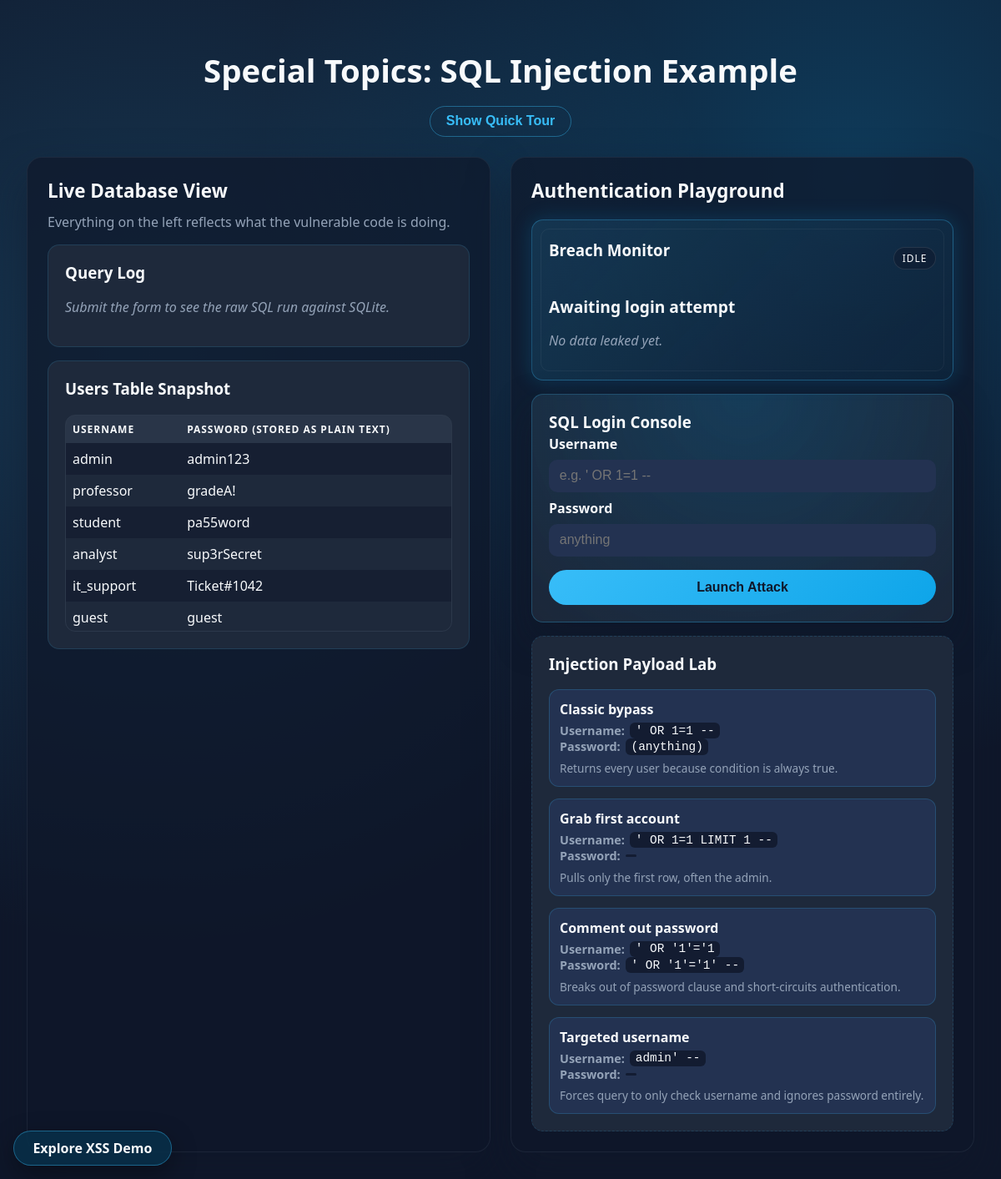
The page / on the database its author committed.
### tables this page shows
CREATE TABLE users (
            id INTEGER PRIMARY KEY AUTOINCREMENT,
            username TEXT UNIQUE NOT NULL,
            password TEXT NOT NULL
        );

### app.py (the view)
@app.route("/")
def index():
    users = fetch_users()
    return render_template(
        "index.html",
        users=users,
        last_query=last_query,
        login_result=login_result,
        payload_examples=PAYLOAD_EXAMPLES,
    )

### app.py (called while the page is built)
def get_db_connection():
    conn = sqlite3.connect(DB_PATH)
    conn.row_factory = sqlite3.Row
    return conn

def fetch_users():
    conn = get_db_connection()
    users = conn.execute("SELECT username, password FROM users ORDER BY id").fetchall()
    conn.close()
    return users

### templates/index.html (shortened to what this page needs)
<!DOCTYPE html>
<html lang="en">
<head>
    <link rel="stylesheet" href="{{ url_for('static', filename='style.css') }}" />
</head>
<body>
    <header>
        <h1>Special Topics: SQL Injection Example</h1>
        <button class="modal-trigger" type="button" data-modal="demoModal">Show Quick Tour</button>
    </header>
    <main>
        <section class="database-panel">
            <h2>Live Database View</h2>
            <p class="subtitle">Everything on the left reflects what the vulnerable code is doing.</p>
            <div class="database-card query-card">
                <h3>Query Log</h3>
                {% if last_query.text %}
                <p class="query">{{ last_query.text }}</p>
                <p class="note"><strong>Rows returned:</strong> {{ last_query.rows }}</p>
                {% else %}
                <p class="placeholder">Submit the form to see the raw SQL run against SQLite.</p>
                {% endif %}
            </div>
            <div class="database-card">
                <h3>Users Table Snapshot</h3>
                <div class="table-scroll">
                    <table>
                        <thead>
                            <tr>
                                <th>Username</th>
                                <th>Password (stored as plain text)</th>
                            </tr>
                        </thead>
                        <tbody>
                            {% for user in users %}
                            <tr>
                                <td>{{ user["username"] }}</td>
                                <td>{{ user["password"] }}</td>
                            </tr>
                            {% else %}
                            <tr>
                                <td colspan="2" class="placeholder">No users yet. Try creating one on the right.</td>
                            </tr>
                            {% endfor %}
                        </tbody>
                    </table>
                </div>
            </div>
        </section>
        <section class="forms-panel">
            <h2>Authentication Playground</h2>
            <div class="card login-visual {{ login_result.status }}">
                <div class="monitor-header">
                    <h3>Breach Monitor</h3>
                    <p class="badge">{{ login_result.status }}</p>
                </div>
                <p class="login-headline">{{ login_result.headline }}</p>
                {% if login_result.rows %}
                <div class="table-scroll leak-table-wrapper">
                    <table class="leak-table">
                        <thead>
                            <tr>
                                <th>Leaked username</th>
                                <th>Plaintext password</th>
                            </tr>
                        </thead>
                        <tbody>
                            {% for row in login_result.rows %}
                            <tr>
                                <td>{{ row.username }}</td>
                                <td>{{ row.password }}</td>
                            </tr>
                            {% endfor %}
                        </tbody>
                    </table>
                </div>
                {% else %}
                <p class="placeholder">No data leaked yet.</p>
                {% endif %}
            </div>
            <div class="card login-card">
                <div class="card-heading">
                    <h3>SQL Login Console</h3>
                </div>
                <form action="{{ url_for('login') }}" method="post">
                    <label for="username">Username</label>
                    <input id="username" name="username" placeholder="e.g. ' OR 1=1 --" required />
                    <label for="password">Password</label>
                    <input id="password" type="password" name="password" placeholder="anything" />
                    <button type="submit">Launch Attack</button>
                </form>
            </div>
            <div class="card payload-card">
                <h3>Injection Payload Lab</h3>
                <ul class="payload-list">
                    {% for payload in payload_examples %}
                    <li>
                        <div class="payload-title">{{ payload.title }}</div>
                        <div class="payload-body">
                            <span>Username:</span>
                            <code>{{ payload.username }}</code>
                        </div>
                        <div class="payload-body">
                            <span>Password:</span>
                            <code>{{ payload.password }}</code>
                        </div>
                        <p class="payload-effect">{{ payload.effect }}</p>
                    </li>
                    {% endfor %}
                </ul>
            </div>
        </section>
    </main>
    <a class="corner-button" href="{{ url_for('xss_demo_index') }}" target="_blank" rel="noopener">Explore XSS Demo</a>
</body>
</html>

### rows shown on the page
users: username "admin", password "admin123"
users: username "professor", password "gradeA!"
users: username "student", password "pa55word"
users: username "analyst", password "sup3rSecret"
users: username "it_support", password "Ticket#1042"
users: username "guest", password "guest"

### other values the page prints
{{ login_result.status }} "IDLE"
{{ login_result.headline }} "Awaiting login attempt"
{{ payload.title }} "Classic bypass" "Grab first account" "Comment out password" "Targeted username"
{{ payload.username }} "' OR 1=1 --" "' OR 1=1 LIMIT 1 --" "' OR '1'='1" "admin' --"
{{ payload.password }} "(anything)" "' OR '1'='1' --"
{{ payload.effect }} "Returns every user because condition is always true." "Pulls only the first row, often the admin." "Breaks out of password clause and short-circuits authentication." "Forces query to only check username and ignores password entirely."
